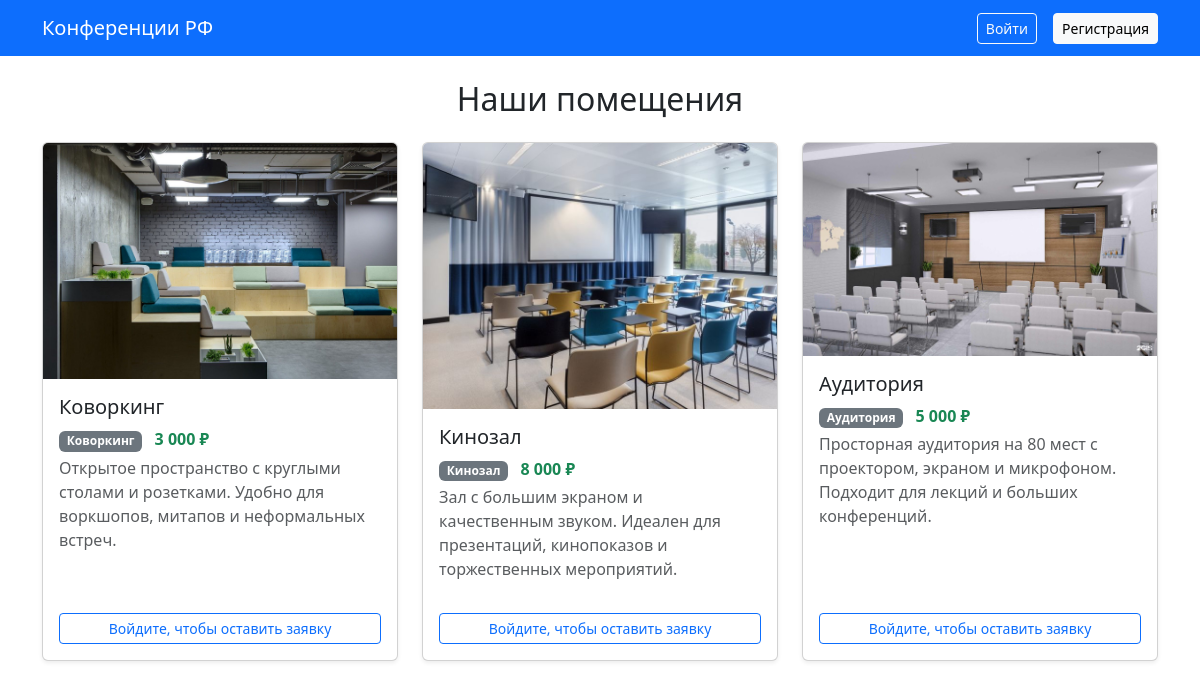
The page / on the database its author committed.
### tables this page shows
CREATE TABLE `rooms` (
  `id` int(11) NOT NULL,
  `title` varchar(150) NOT NULL,
  `type` enum('Аудитория','Коворкинг','Кинозал') NOT NULL,
  `description` text NOT NULL,
  `price` decimal(10,2) NOT NULL DEFAULT '0.00',
  `image` varchar(255) NOT NULL,
  `is_active` tinyint(1) NOT NULL DEFAULT '1'
);

### config.php (called while the page is built, shortened)
<?php
function is_logged() {
    return isset($_SESSION['user_id']);
}
function h($text) {
    return htmlspecialchars((string)$text, ENT_QUOTES, 'UTF-8');
}
?>

### index.php (the view, shortened to what this page needs)
<?php
require_once 'config.php';
$stmt = $pdo->query("SELECT id, title, type, description, price, image FROM rooms WHERE is_active = 1 ORDER BY id");
$rooms = $stmt->fetchAll();
?>
<!DOCTYPE html>
<html lang="ru">
<head>
    <link href="https://cdn.jsdelivr.net/npm/bootstrap@5.3.3/dist/css/bootstrap.min.css" rel="stylesheet">
</head>
<body>
    <nav class="navbar navbar-expand-lg navbar-dark bg-primary mb-4">
        <div class="container">
            <a class="navbar-brand" href="index.php">Конференции РФ</a>
            <div class="ms-auto d-flex align-items-center gap-3 text-white">
                <?php if (is_logged()): ?>
                    <span>Вы вошли как <strong><?= h($_SESSION['full_name']) ?></strong></span>
                    <?php if (is_admin()): ?>
                        <a href="admin.php" class="btn btn-light btn-sm">Админ-панель</a>
                    <?php endif; ?>
                    <a href="logout.php" class="btn btn-outline-light btn-sm">Выйти</a>
                <?php else: ?>
                    <a href="login.php" class="btn btn-outline-light btn-sm">Войти</a>
                    <a href="register.php" class="btn btn-light btn-sm">Регистрация</a>
                <?php endif; ?>
            </div>
        </div>
    </nav>
    <div class="container pb-5">
        <h2 class="mb-4 text-center">Наши помещения</h2>
        <div class="row g-4">
            <?php foreach ($rooms as $room): ?>
                <div class="col-md-6 col-lg-4">
                    <div class="card h-100 shadow-sm">
                        <img src="<?= h($room['image']) ?>" class="card-img-top" alt="<?= h($room['title']) ?>">
                        <div class="card-body d-flex flex-column">
                            <h5 class="card-title"><?= h($room['title']) ?></h5>
                            <p class="mb-1">
                                <span class="badge bg-secondary"><?= h($room['type']) ?></span>
                                <span class="text-success fw-bold ms-2"><?= number_format((float)$room['price'], 0, '.', ' ') ?> ₽</span>
                            </p>
                            <p class="card-text text-muted flex-grow-1"><?= h($room['description']) ?></p>
                            <?php if (is_logged()): ?>
                                <form method="post" class="mt-3">
                                    <input type="hidden" name="room_id" value="<?= (int)$room['id'] ?>">
                                    <div class="mb-2">
                                        <label class="form-label small">Дата</label>
                                        <input type="date" name="req_date" class="form-control form-control-sm" required>
                                    </div>
                                    <div class="mb-2">
                                        <label class="form-label small">Оплата</label>
                                        <select name="payment" class="form-select form-select-sm">
                                            <option value="Очное посещение">Очное посещение</option>
                                            <option value="СБП">СБП</option>
                                        </select>
                                    </div>
                                    <button type="submit" name="create_request" class="btn btn-primary btn-sm w-100">Отправить заявку</button>
                                </form>
                            <?php else: ?>
                                <a href="login.php" class="btn btn-outline-primary btn-sm mt-3">Войдите, чтобы оставить заявку</a>
                            <?php endif; ?>
                        </div>
                    </div>
                </div>
            <?php endforeach; ?>
        </div>
    </div>
</body>
</html>

### rows shown on the page
rooms: image (picture), title "Коворкинг", type "Коворкинг", price "3 000", description "Открытое пространство с круглыми столами и розетками. Удобно для воркшопов, митапов и неформальных встреч."
rooms: image (picture), title "Кинозал", type "Кинозал", price "8 000", description "Зал с большим экраном и качественным звуком. Идеален для презентаций, кинопоказов и торжественных мероприятий."
rooms: image (picture), title "Аудитория", type "Аудитория", price "5 000", description "Просторная аудитория на 80 мест с проектором, экраном и микрофоном. Подходит для лекций и больших конференций."
